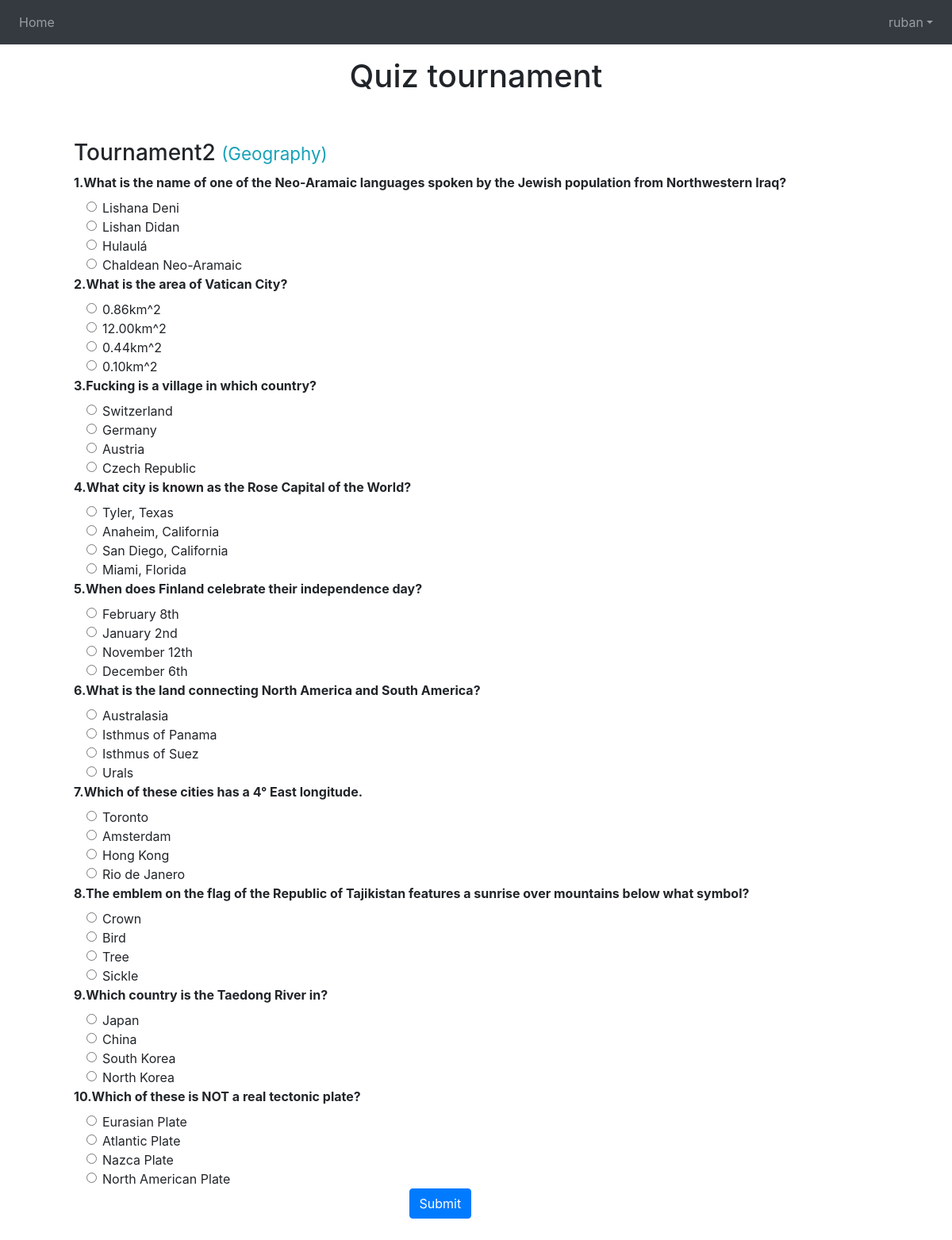
Page /quiz/11/ (signed in) on the committed database.
### quiz/models.py (models this page shows, shortened)
class User(AbstractUser):
  interests = models.ManyToManyField(Category, blank=True, related_name='interested_players')

class Tournament(models.Model):
    DIFFICULTY_CHOICES = [
    ('easy', 'Easy'),
    ('medium', 'Medium'),
    ('hard', 'Hard'),
    ]
    name = models.CharField(max_length=50)
    difficulty = models.CharField(max_length=6, choices=DIFFICULTY_CHOICES)
    category = models.ForeignKey(Category, on_delete=models.CASCADE)
    start_date = models.DateField()
    end_date = models.DateField()
    questions = models.TextField()

class Category(models.Model):
    category = models.CharField(max_length=50)
    key = models.IntegerField()

### quiz/views.py (the view)
# urls.py: path('quiz/<int:id>/', views.quiz, name='quiz'),
def quiz(request, id):
    tournament = Tournament.objects.get(id = id)
    questions = json.loads(tournament.questions)
    for question in questions:
        question['incorrect_answers'].append(question['correct_answer'])
        random.shuffle(question['incorrect_answers'])
    return render(request, 'quiz/quiz.html', {'tournament': tournament,"questions":questions})

### quiz/templates/quiz/quiz.html (shortened to what this page needs)
{% extends 'quiz/base.html' %}
{% block content %}
<div class="container p-5">
    <h3>{{ tournament.name }} <small class="text-info">({{ tournament.category.category }})</small></h3>
    <form method="post" action="/results/{{tournament.id}}/">
        <div>
            {% for question in  questions  %}
            {% with outer_loop=forloop.counter %}
                <label style="font-weight: bold;">{{forloop.counter}}.{{ question.question |safe}}</label>
                {% for ans in  question.incorrect_answers  %}
                <div class="form-check ml-3">
                <label class="form-check-label">
                <input class="form-check-input" type="radio" name="{{ outer_loop }}" value="{{ans|safe}}">{{ans|safe}}
                </label>
                </div>
                {% endfor %}
            {% endwith %}
            {% endfor %}
        </div>
        <div>
            <input class="btn btn-primary offset-md-5" type="submit" value="Submit">
        </div>
    </form>
</div>
{% endblock %}

### quiz/templates/quiz/base.html (shortened to what this page needs)
<!DOCTYPE html>
{% load static %}
<html lang="en">
<head>
    <link rel="stylesheet" href="https://stackpath.bootstrapcdn.com/bootstrap/4.4.1/css/bootstrap.min.css"
>
</head>
<body>
    <nav class="navbar navbar-expand-lg navbar-dark bg-dark capitalise">
        <div class="collapse navbar-collapse" id="navbarNavDropdown">
            <ul class="navbar-nav mr-auto">
                <li class="nav-item {% if page == 'dashboard' %} active {% endif %}">
                    <a class="nav-link" href="/">Home<span class="sr-only">(current)</span></a>
                </li>
            </ul>
            <ul class="navbar-nav ml-auto">
                {% if user.is_authenticated %}
                <li class="nav-item dropdown">
                  <a class="nav-link dropdown-toggle" href="#" id="navbarDropdown" role="button" data-toggle="dropdown" aria-haspopup="true" aria-expanded="false">{{ user.username }}</a>
                </li>
                {% else %}
                <li class="nav-item">
                    <a class="nav-link" href="/login">Login</a>
                  </li>
            {% endif %}
              </ul>
        </div>
    </nav>
    <div class="page-header text-center">
        <h1>Quiz tournament</h1>
    </div>
    <div class="content container">
        <div class="row">
            <div class="col-md-12">
                {% block content %}
                {% endblock %}
            </div>
        </div>
    </div>
</body>
</html>

### rows in the picture
User: username "ruban"
Tournament: name "Tournament2", category.category "Geography"

### other values in the picture
{{ question.question |safe }} "What is the name of one of the Neo-Aramaic languages spoken by the Jewish population from Northwestern Iraq?" "What is the area of Vatican City?" "Fucking is a village in which country?" "What city is known as the Rose Capital of the World?" "When does Finland celebrate their independence day?" "What is the land connecting North America and South America?" "Which of these cities has a 4° East longitude." "The emblem on the flag of the Republic of Tajikistan features a sunrise over mountains below what symbol?" "Which country is the Taedong River in?" "Which of these is NOT a real tectonic plate?"
{{ ans|safe }} "Lishana Deni" "Lishan Didan" "Hulaulá" "Chaldean Neo-Aramaic" "0.86km^2" "12.00km^2" "0.44km^2" "0.10km^2" "Switzerland" "Germany" "Austria" "Czech Republic" "Tyler, Texas" "Anaheim, California" "San Diego, California" "Miami, Florida" "February 8th" "January 2nd" "November 12th" "December 6th" "Australasia" "Isthmus of Panama" "Isthmus of Suez" "Urals" "Toronto" "Amsterdam" "Hong Kong" "Rio de Janero" "Crown" "Bird" "Tree" "Sickle" "Japan" "China" "South Korea" "North Korea" "Eurasian Plate" "Atlantic Plate" "Nazca Plate" "North American Plate"
